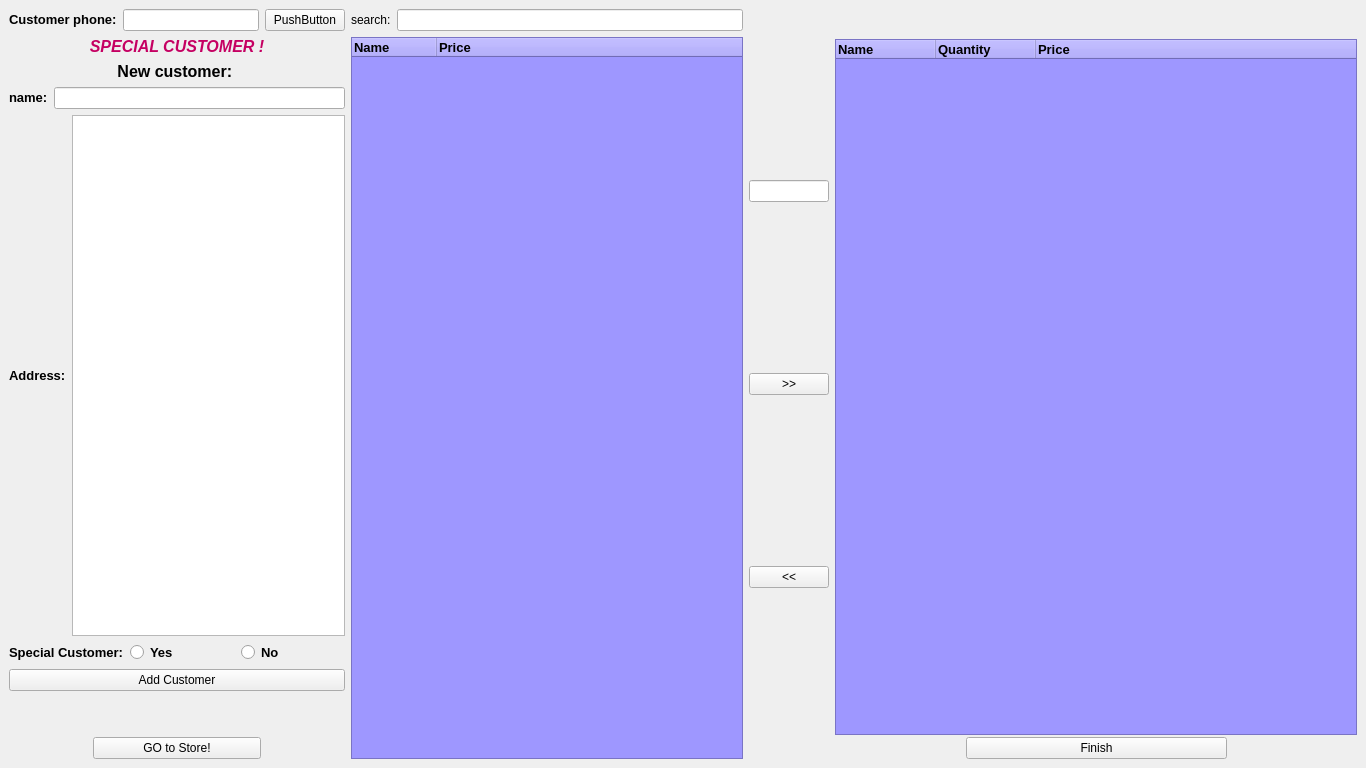
<?xml version="1.0" encoding="UTF-8"?>
<ui version="4.0">
 <class>MainWindow</class>
 <widget class="QMainWindow" name="MainWindow">
  <property name="windowModality">
   <enum>Qt::NonModal</enum>
  </property>
  <property name="geometry">
   <rect>
    <x>0</x>
    <y>0</y>
    <width>1366</width>
    <height>768</height>
   </rect>
  </property>
  <property name="sizePolicy">
   <sizepolicy hsizetype="Preferred" vsizetype="Preferred">
    <horstretch>0</horstretch>
    <verstretch>0</verstretch>
   </sizepolicy>
  </property>
  <property name="windowTitle">
   <string>MainWindow</string>
  </property>
  <property name="styleSheet">
   <string notr="true"/>
  </property>
  <widget class="QWidget" name="centralwidget">
   <property name="styleSheet">
    <string notr="true"/>
   </property>
   <layout class="QGridLayout" name="gridLayout">
    <item row="0" column="0">
     <layout class="QHBoxLayout" name="horizontalLayout_7" stretch="2,6">
      <property name="sizeConstraint">
       <enum>QLayout::SetDefaultConstraint</enum>
      </property>
      <item>
       <layout class="QVBoxLayout" name="verticalLayout_6">
        <item>
         <layout class="QVBoxLayout" name="verticalLayout_5">
          <item>
           <layout class="QHBoxLayout" name="horizontalLayout_3" stretch="0,0,0">
            <item>
             <widget class="QLabel" name="label_6">
              <property name="text">
               <string>&lt;html&gt;&lt;head/&gt;&lt;body&gt;&lt;p&gt;&lt;span style=&quot; font-size:10pt; font-weight:600;&quot;&gt;Customer phone:&lt;/span&gt;&lt;/p&gt;&lt;/body&gt;&lt;/html&gt;</string>
              </property>
             </widget>
            </item>
            <item>
             <widget class="QLineEdit" name="lineEdit_3">
              <property name="styleSheet">
               <string notr="true">background-image: url(:/new/prefix2/grey-background-v1.jpg);</string>
              </property>
              <property name="text">
               <string/>
              </property>
             </widget>
            </item>
            <item>
             <widget class="QPushButton" name="pushButton_4">
              <property name="text">
               <string>PushButton</string>
              </property>
             </widget>
            </item>
           </layout>
          </item>
          <item>
           <layout class="QVBoxLayout" name="verticalLayout_4">
            <item>
             <widget class="QLabel" name="label_9">
              <property name="text">
               <string>&lt;html&gt;&lt;head/&gt;&lt;body&gt;&lt;p align=&quot;center&quot;&gt;&lt;span style=&quot; font-size:12pt; font-weight:600; font-style:italic; color:#c50062;&quot;&gt;SPECIAL CUSTOMER !&lt;/span&gt;&lt;/p&gt;&lt;/body&gt;&lt;/html&gt;</string>
              </property>
             </widget>
            </item>
            <item>
             <widget class="QLabel" name="label_11">
              <property name="text">
               <string>&lt;html&gt;&lt;head/&gt;&lt;body&gt;&lt;p align=&quot;center&quot;&gt;&lt;span style=&quot; font-size:12pt; font-weight:600;&quot;&gt;New customer: &lt;/span&gt;&lt;/p&gt;&lt;/body&gt;&lt;/html&gt;</string>
              </property>
             </widget>
            </item>
           </layout>
          </item>
          <item>
           <layout class="QHBoxLayout" name="horizontalLayout_4">
            <item>
             <widget class="QLabel" name="label_8">
              <property name="text">
               <string>&lt;html&gt;&lt;head/&gt;&lt;body&gt;&lt;p&gt;&lt;span style=&quot; font-size:10pt; font-weight:600;&quot;&gt;name:&lt;/span&gt;&lt;/p&gt;&lt;/body&gt;&lt;/html&gt;</string>
              </property>
             </widget>
            </item>
            <item>
             <widget class="QLineEdit" name="lineEdit_4">
              <property name="styleSheet">
               <string notr="true">background-image: url(:/new/prefix2/grey-background-v1.jpg);</string>
              </property>
             </widget>
            </item>
           </layout>
          </item>
          <item>
           <layout class="QHBoxLayout" name="horizontalLayout_5">
            <item>
             <widget class="QLabel" name="label_7">
              <property name="text">
               <string>&lt;html&gt;&lt;head/&gt;&lt;body&gt;&lt;p&gt;&lt;span style=&quot; font-size:10pt; font-weight:600;&quot;&gt;Address:&lt;/span&gt;&lt;/p&gt;&lt;/body&gt;&lt;/html&gt;</string>
              </property>
             </widget>
            </item>
            <item>
             <widget class="QTextEdit" name="textEdit_2">
              <property name="styleSheet">
               <string notr="true">background-image: url(:/new/prefix2/grey-background-v1.jpg);</string>
              </property>
             </widget>
            </item>
           </layout>
          </item>
          <item>
           <layout class="QHBoxLayout" name="horizontalLayout_6">
            <item>
             <widget class="QLabel" name="label_10">
              <property name="text">
               <string>&lt;html&gt;&lt;head/&gt;&lt;body&gt;&lt;p&gt;&lt;span style=&quot; font-size:10pt; font-weight:600;&quot;&gt;Special Customer:&lt;/span&gt;&lt;/p&gt;&lt;/body&gt;&lt;/html&gt;</string>
              </property>
             </widget>
            </item>
            <item>
             <widget class="QRadioButton" name="radioButton">
              <property name="font">
               <font>
                <pointsize>10</pointsize>
                <weight>75</weight>
                <bold>true</bold>
               </font>
              </property>
              <property name="styleSheet">
               <string notr="true"/>
              </property>
              <property name="text">
               <string>Yes</string>
              </property>
             </widget>
            </item>
            <item>
             <widget class="QRadioButton" name="radioButton_2">
              <property name="font">
               <font>
                <pointsize>10</pointsize>
                <weight>75</weight>
                <bold>true</bold>
               </font>
              </property>
              <property name="styleSheet">
               <string notr="true"/>
              </property>
              <property name="text">
               <string>No</string>
              </property>
             </widget>
            </item>
           </layout>
          </item>
         </layout>
        </item>
        <item>
         <widget class="QPushButton" name="pushButton_5">
          <property name="text">
           <string>Add Customer</string>
          </property>
         </widget>
        </item>
        <item>
         <spacer name="verticalSpacer">
          <property name="orientation">
           <enum>Qt::Vertical</enum>
          </property>
          <property name="sizeType">
           <enum>QSizePolicy::Fixed</enum>
          </property>
          <property name="sizeHint" stdset="0">
           <size>
            <width>20</width>
            <height>40</height>
           </size>
          </property>
         </spacer>
        </item>
        <item>
         <layout class="QHBoxLayout" name="horizontalLayout_8" stretch="1,2,1">
          <item>
           <spacer name="horizontalSpacer">
            <property name="orientation">
             <enum>Qt::Horizontal</enum>
            </property>
            <property name="sizeHint" stdset="0">
             <size>
              <width>40</width>
              <height>20</height>
             </size>
            </property>
           </spacer>
          </item>
          <item>
           <widget class="QPushButton" name="pushButton_6">
            <property name="toolTip">
             <string>&lt;html&gt;&lt;head/&gt;&lt;body&gt;&lt;p&gt;&lt;span style=&quot; font-size:10pt; font-weight:600;&quot;&gt;Go to Store!&lt;/span&gt;&lt;/p&gt;&lt;/body&gt;&lt;/html&gt;</string>
            </property>
            <property name="text">
             <string>GO to Store!</string>
            </property>
           </widget>
          </item>
          <item>
           <spacer name="horizontalSpacer_2">
            <property name="orientation">
             <enum>Qt::Horizontal</enum>
            </property>
            <property name="sizeHint" stdset="0">
             <size>
              <width>40</width>
              <height>20</height>
             </size>
            </property>
           </spacer>
          </item>
         </layout>
        </item>
       </layout>
      </item>
      <item>
       <layout class="QHBoxLayout" name="horizontalLayout_2" stretch="6,1,8">
        <item>
         <layout class="QVBoxLayout" name="verticalLayout_2">
          <item>
           <layout class="QHBoxLayout" name="horizontalLayout">
            <item>
             <widget class="QLabel" name="label_3">
              <property name="text">
               <string>search:</string>
              </property>
             </widget>
            </item>
            <item>
             <widget class="QLineEdit" name="lineEdit">
              <property name="styleSheet">
               <string notr="true">background-image: url(:/new/prefix2/grey-background-v1.jpg);</string>
              </property>
             </widget>
            </item>
           </layout>
          </item>
          <item>
           <widget class="QTreeWidget" name="treeWidget">
            <property name="autoFillBackground">
             <bool>true</bool>
            </property>
            <property name="styleSheet">
             <string notr="true">background-color: rgb(158, 151, 255);
background-image: url(:/new/prefix2/grey-background-v1.jpg);
</string>
            </property>
            <property name="indentation">
             <number>0</number>
            </property>
            <property name="sortingEnabled">
             <bool>false</bool>
            </property>
            <attribute name="headerDefaultSectionSize">
             <number>85</number>
            </attribute>
            <attribute name="headerShowSortIndicator" stdset="0">
             <bool>false</bool>
            </attribute>
            <column>
             <property name="text">
              <string>Name</string>
             </property>
             <property name="font">
              <font>
               <pointsize>10</pointsize>
               <weight>75</weight>
               <bold>true</bold>
              </font>
             </property>
             <property name="textAlignment">
              <set>AlignLeading|AlignVCenter</set>
             </property>
             <property name="background">
              <color>
               <red>91</red>
               <green>6</green>
               <blue>115</blue>
              </color>
             </property>
             <property name="foreground">
              <brush brushstyle="SolidPattern">
               <color alpha="255">
                <red>0</red>
                <green>0</green>
                <blue>0</blue>
               </color>
              </brush>
             </property>
            </column>
            <column>
             <property name="text">
              <string>Price</string>
             </property>
             <property name="font">
              <font>
               <pointsize>10</pointsize>
               <weight>75</weight>
               <bold>true</bold>
              </font>
             </property>
             <property name="background">
              <color>
               <red>91</red>
               <green>6</green>
               <blue>115</blue>
              </color>
             </property>
             <property name="foreground">
              <brush brushstyle="SolidPattern">
               <color alpha="255">
                <red>0</red>
                <green>0</green>
                <blue>0</blue>
               </color>
              </brush>
             </property>
            </column>
           </widget>
          </item>
         </layout>
        </item>
        <item>
         <layout class="QVBoxLayout" name="verticalLayout" stretch="1,1,1">
          <property name="spacing">
           <number>0</number>
          </property>
          <property name="sizeConstraint">
           <enum>QLayout::SetDefaultConstraint</enum>
          </property>
          <item>
           <widget class="QLineEdit" name="lineEdit_2">
            <property name="sizePolicy">
             <sizepolicy hsizetype="Expanding" vsizetype="Fixed">
              <horstretch>0</horstretch>
              <verstretch>0</verstretch>
             </sizepolicy>
            </property>
            <property name="maximumSize">
             <size>
              <width>108</width>
              <height>16777215</height>
             </size>
            </property>
            <property name="styleSheet">
             <string notr="true">background-image: url(:/new/prefix2/grey-background-v1.jpg);</string>
            </property>
           </widget>
          </item>
          <item>
           <widget class="QPushButton" name="pushButton">
            <property name="styleSheet">
             <string notr="true"/>
            </property>
            <property name="text">
             <string>&gt;&gt;</string>
            </property>
           </widget>
          </item>
          <item>
           <widget class="QPushButton" name="pushButton_2">
            <property name="text">
             <string>&lt;&lt;</string>
            </property>
           </widget>
          </item>
         </layout>
        </item>
        <item>
         <layout class="QVBoxLayout" name="verticalLayout_3">
          <property name="spacing">
           <number>2</number>
          </property>
          <property name="topMargin">
           <number>30</number>
          </property>
          <property name="bottomMargin">
           <number>0</number>
          </property>
          <item>
           <widget class="QTreeWidget" name="treeWidget_2">
            <property name="styleSheet">
             <string notr="true">background-color: rgb(158, 151, 255);
background-image: url(:/new/prefix2/grey-background-v1.jpg);</string>
            </property>
            <property name="indentation">
             <number>0</number>
            </property>
            <column>
             <property name="text">
              <string>Name</string>
             </property>
             <property name="font">
              <font>
               <pointsize>10</pointsize>
               <weight>75</weight>
               <bold>true</bold>
              </font>
             </property>
             <property name="background">
              <color>
               <red>42</red>
               <green>45</green>
               <blue>115</blue>
              </color>
             </property>
            </column>
            <column>
             <property name="text">
              <string>Quantity</string>
             </property>
             <property name="font">
              <font>
               <pointsize>10</pointsize>
               <weight>75</weight>
               <bold>true</bold>
              </font>
             </property>
            </column>
            <column>
             <property name="text">
              <string>Price</string>
             </property>
             <property name="font">
              <font>
               <pointsize>10</pointsize>
               <weight>75</weight>
               <bold>true</bold>
              </font>
             </property>
            </column>
           </widget>
          </item>
          <item>
           <layout class="QHBoxLayout" name="horizontalLayout_9" stretch="1,2,1">
            <item>
             <spacer name="horizontalSpacer_3">
              <property name="orientation">
               <enum>Qt::Horizontal</enum>
              </property>
              <property name="sizeHint" stdset="0">
               <size>
                <width>40</width>
                <height>20</height>
               </size>
              </property>
             </spacer>
            </item>
            <item>
             <widget class="QPushButton" name="pushButton_3">
              <property name="text">
               <string>Finish</string>
              </property>
             </widget>
            </item>
            <item>
             <spacer name="horizontalSpacer_4">
              <property name="orientation">
               <enum>Qt::Horizontal</enum>
              </property>
              <property name="sizeHint" stdset="0">
               <size>
                <width>40</width>
                <height>20</height>
               </size>
              </property>
             </spacer>
            </item>
           </layout>
          </item>
         </layout>
        </item>
       </layout>
      </item>
     </layout>
    </item>
   </layout>
  </widget>
 </widget>
 <tabstops>
  <tabstop>pushButton</tabstop>
  <tabstop>pushButton_2</tabstop>
 </tabstops>
 <resources/>
 <connections/>
</ui>
